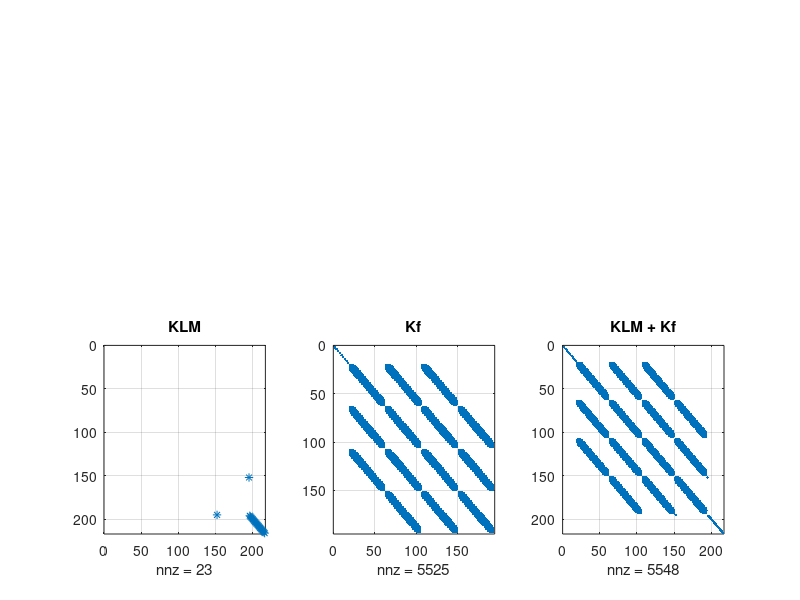

Here is the MATLAB script that generated this plot: (Note: this script raises an error after producing the figure.)
clear all
close all
clc

scrsz = get(0,'ScreenSize');
figure('Position',[scrsz(3)/6.0 scrsz(4)/3.4 scrsz(3)/1.4 scrsz(4)/2.0]);

%Read KLM data --------------------------------------------------------
%File ID
fid = fopen('KLM.txt');

%Read number of patches
L = fgetl(fid);
input = textscan(L,'%d');
dim = input{1,1};

KLM = zeros(dim);

for i=1:dim
    for j=1:dim
        L = fgetl(fid);
        input = textscan(L,'%f');
        val = input{1,1};
        if(abs(val) > 1.0e-12)
            KLM(i,j) = val;
        end
    end
end

spy(KLM)

%Read Kf data ---------------------------------------------------------
%File ID
fid = fopen('Kf.txt');

%Read number of patches
L = fgetl(fid);
input = textscan(L,'%d');
dim = input{1,1};

Kf = zeros(dim);

for i=1:dim
    for j=1:dim
        L = fgetl(fid);
        input = textscan(L,'%f');
        val = input{1,1};
        if(abs(val) > 1.0e-12)
            Kf(i,j) = val;
        end
    end
end

KT = KLM;
KT(1:dim,1:dim) = KT(1:dim,1:dim) + Kf(1:dim,1:dim);

subplot(2,3,4)
spy(KLM)
grid on
%grid minor
title('KLM')

subplot(2,3,5)
spy(Kf)
grid on
%grid minor
title('Kf')

subplot(2,3,6)
spy(KT)
grid on
%grid minor
title('KLM + Kf')


%Read Kdelta data ---------------------------------------------------------
%File ID
fid = fopen('kdelta.txt');

% N = zeros(12,1);
% N(1,1) = 0.25;
% N(3,1) = 0.5;
% N(5,1) = 0.25;
% N(7,1) = -0.25;
% N(9,1) = -0.5;
% N(11,1) = -0.25;
% 
% T = zeros(12,1);
% T(2,1) = 0.25;
% T(4,1) = 0.5;
% T(6,1) = 0.25;
% T(8,1) = -0.25;
% T(10,1) = -0.5;
% T(12,1) = -0.25;
% 
% NN = T*N' + N*N' + N*T' + T*T'

%Read number of patches
KD = zeros(12);
for k1=1:3
    L = fgetl(fid);
    input = textscan(L,'%d');
    dim = input{1,1};
    
    Kdelta = zeros(dim);
    
    for i=1:dim
        for j=1:dim
            L = fgetl(fid);
            input = textscan(L,'%f');
            val = input{1,1};
            if(abs(val) > 1.0e-12)
                Kdelta(i,j) = val;
            end
        end
    end
    
    KD = KD + Kdelta;
    
    subplot(2,3,k1)
    spy(Kdelta)
    grid on
end


